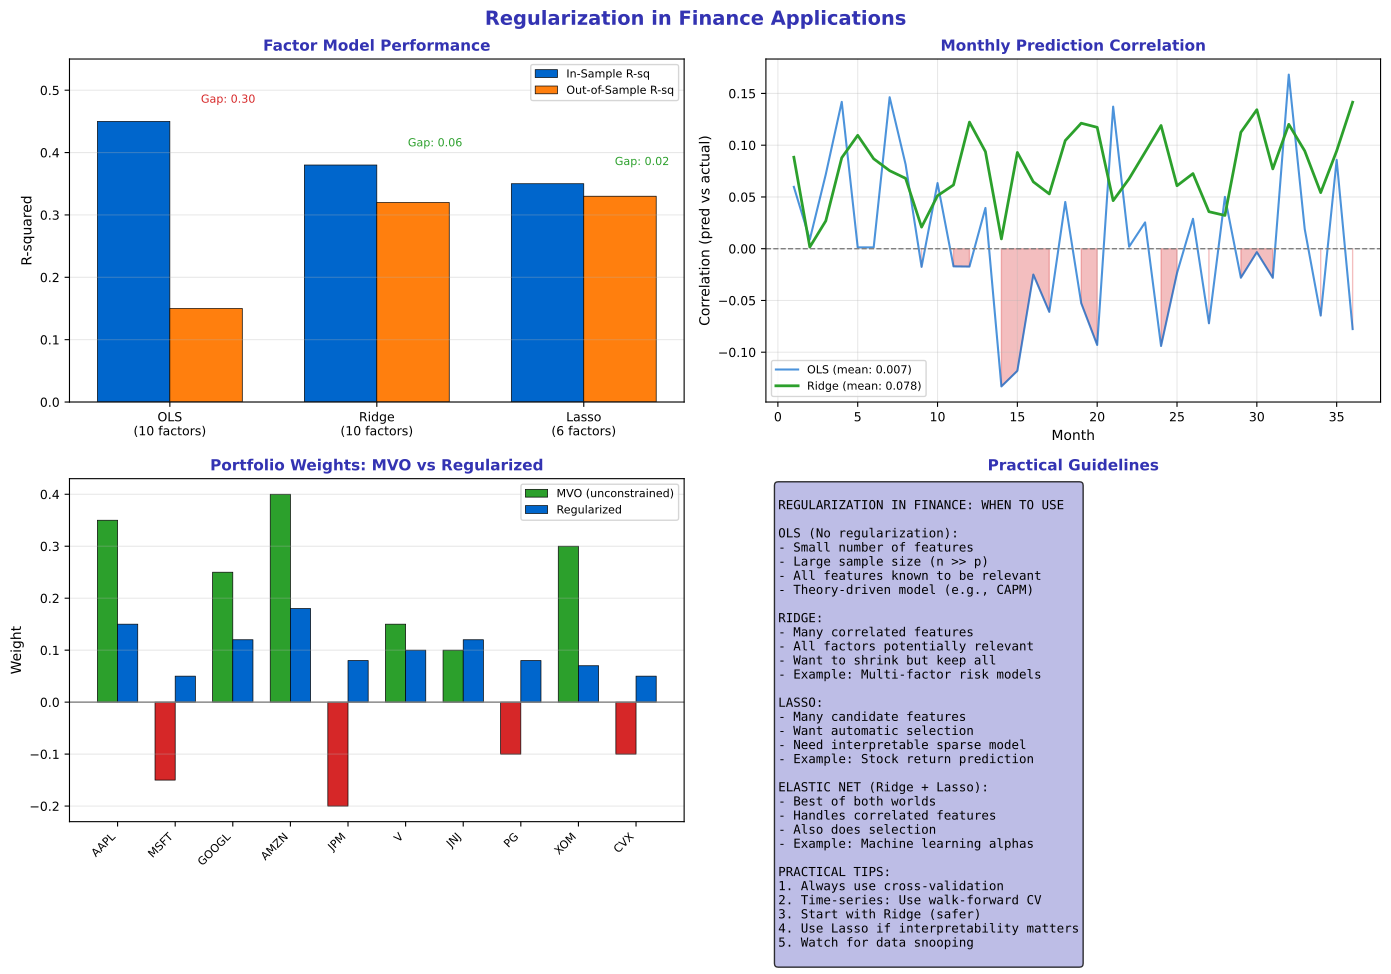

This chart was generated by the following Python code:
"""Finance Regularization - Practical applications"""
import matplotlib.pyplot as plt
import numpy as np
import pandas as pd
from pathlib import Path

plt.rcParams.update({
    'font.size': 10,
    'axes.labelsize': 10,
    'axes.titlesize': 11,
    'xtick.labelsize': 9,
    'ytick.labelsize': 9,
    'legend.fontsize': 9,
    'figure.figsize': (10, 6),
    'figure.dpi': 150
})

MLPURPLE = '#3333B2'
MLLAVENDER = '#ADADE0'
MLBLUE = '#0066CC'
MLORANGE = '#FF7F0E'
MLGREEN = '#2CA02C'
MLRED = '#D62728'

np.random.seed(42)

fig, axes = plt.subplots(2, 2, figsize=(14, 10))
fig.suptitle('Regularization in Finance Applications', fontsize=14, fontweight='bold', color=MLPURPLE)

# Plot 1: Factor model - OLS overfits with many factors
ax1 = axes[0, 0]

factors = ['Mkt', 'SMB', 'HML', 'Mom', 'Qual', 'Vol', 'Liq', 'Sent', 'Macro1', 'Macro2']
n_factors = len(factors)

# In-sample (overfits)
ols_insample_r2 = 0.45
ols_outsample_r2 = 0.15

ridge_insample_r2 = 0.38
ridge_outsample_r2 = 0.32

lasso_insample_r2 = 0.35
lasso_outsample_r2 = 0.33

x = np.arange(3)
width = 0.35

in_sample = [ols_insample_r2, ridge_insample_r2, lasso_insample_r2]
out_sample = [ols_outsample_r2, ridge_outsample_r2, lasso_outsample_r2]

bars1 = ax1.bar(x - width/2, in_sample, width, label='In-Sample R-sq', color=MLBLUE, edgecolor='black', linewidth=0.5)
bars2 = ax1.bar(x + width/2, out_sample, width, label='Out-of-Sample R-sq', color=MLORANGE, edgecolor='black', linewidth=0.5)

ax1.set_xticks(x)
ax1.set_xticklabels(['OLS\n(10 factors)', 'Ridge\n(10 factors)', 'Lasso\n(6 factors)'])
ax1.set_title('Factor Model Performance', fontsize=11, fontweight='bold', color=MLPURPLE)
ax1.set_ylabel('R-squared', fontsize=10)
ax1.legend(fontsize=8)
ax1.set_ylim(0, 0.55)
ax1.grid(alpha=0.3, axis='y')

# Add gap annotations
for i, (ins, outs) in enumerate(zip(in_sample, out_sample)):
    gap = ins - outs
    ax1.annotate(f'Gap: {gap:.2f}', xy=(i, ins), xytext=(i + 0.15, ins + 0.03),
                fontsize=8, color=MLRED if gap > 0.15 else MLGREEN)

# Plot 2: Stock prediction - regularization improves out-of-sample
ax2 = axes[0, 1]

# Monthly predictions over 36 months
months = np.arange(1, 37)

# OLS: high variance, poor performance
ols_pred_corr = 0.02 + np.random.normal(0, 0.08, 36)
ols_pred_corr = np.clip(ols_pred_corr, -0.15, 0.25)

# Ridge: more stable
ridge_pred_corr = 0.08 + np.random.normal(0, 0.04, 36)
ridge_pred_corr = np.clip(ridge_pred_corr, -0.05, 0.20)

ax2.plot(months, ols_pred_corr, color=MLBLUE, linewidth=1.5, alpha=0.7, label=f'OLS (mean: {np.mean(ols_pred_corr):.3f})')
ax2.plot(months, ridge_pred_corr, color=MLGREEN, linewidth=2, label=f'Ridge (mean: {np.mean(ridge_pred_corr):.3f})')

ax2.axhline(0, color='gray', linewidth=1, linestyle='--')
ax2.fill_between(months, 0, ols_pred_corr, where=ols_pred_corr < 0, alpha=0.3, color=MLRED)

ax2.set_title('Monthly Prediction Correlation', fontsize=11, fontweight='bold', color=MLPURPLE)
ax2.set_xlabel('Month', fontsize=10)
ax2.set_ylabel('Correlation (pred vs actual)', fontsize=10)
ax2.legend(fontsize=8)
ax2.grid(alpha=0.3)

# Plot 3: Portfolio optimization - regularized weights
ax3 = axes[1, 0]

assets = ['AAPL', 'MSFT', 'GOOGL', 'AMZN', 'JPM', 'V', 'JNJ', 'PG', 'XOM', 'CVX']

# Unconstrained MVO weights (extreme)
mvo_weights = np.array([0.35, -0.15, 0.25, 0.40, -0.20, 0.15, 0.10, -0.10, 0.30, -0.10])

# Regularized weights (more balanced)
reg_weights = np.array([0.15, 0.05, 0.12, 0.18, 0.08, 0.10, 0.12, 0.08, 0.07, 0.05])

x = np.arange(len(assets))
width = 0.35

bars1 = ax3.bar(x - width/2, mvo_weights, width, label='MVO (unconstrained)',
                color=[MLGREEN if w > 0 else MLRED for w in mvo_weights], edgecolor='black', linewidth=0.5)
bars2 = ax3.bar(x + width/2, reg_weights, width, label='Regularized', color=MLBLUE, edgecolor='black', linewidth=0.5)

ax3.axhline(0, color='gray', linewidth=1)
ax3.set_xticks(x)
ax3.set_xticklabels(assets, fontsize=8, rotation=45, ha='right')
ax3.set_title('Portfolio Weights: MVO vs Regularized', fontsize=11, fontweight='bold', color=MLPURPLE)
ax3.set_ylabel('Weight', fontsize=10)
ax3.legend(fontsize=8)
ax3.grid(alpha=0.3, axis='y')

# Plot 4: When to use what
ax4 = axes[1, 1]
ax4.axis('off')

guide = '''
REGULARIZATION IN FINANCE: WHEN TO USE

OLS (No regularization):
- Small number of features
- Large sample size (n >> p)
- All features known to be relevant
- Theory-driven model (e.g., CAPM)

RIDGE:
- Many correlated features
- All factors potentially relevant
- Want to shrink but keep all
- Example: Multi-factor risk models

LASSO:
- Many candidate features
- Want automatic selection
- Need interpretable sparse model
- Example: Stock return prediction

ELASTIC NET (Ridge + Lasso):
- Best of both worlds
- Handles correlated features
- Also does selection
- Example: Machine learning alphas

PRACTICAL TIPS:
1. Always use cross-validation
2. Time-series: Use walk-forward CV
3. Start with Ridge (safer)
4. Use Lasso if interpretability matters
5. Watch for data snooping
'''

ax4.text(0.02, 0.98, guide, transform=ax4.transAxes, fontsize=9,
         verticalalignment='top', fontfamily='monospace',
         bbox=dict(boxstyle='round', facecolor=MLLAVENDER, alpha=0.8))
ax4.set_title('Practical Guidelines', fontsize=11, fontweight='bold', color=MLPURPLE)

plt.tight_layout()
plt.savefig(Path(__file__).parent / 'chart.pdf', dpi=300, bbox_inches='tight')
plt.close()
